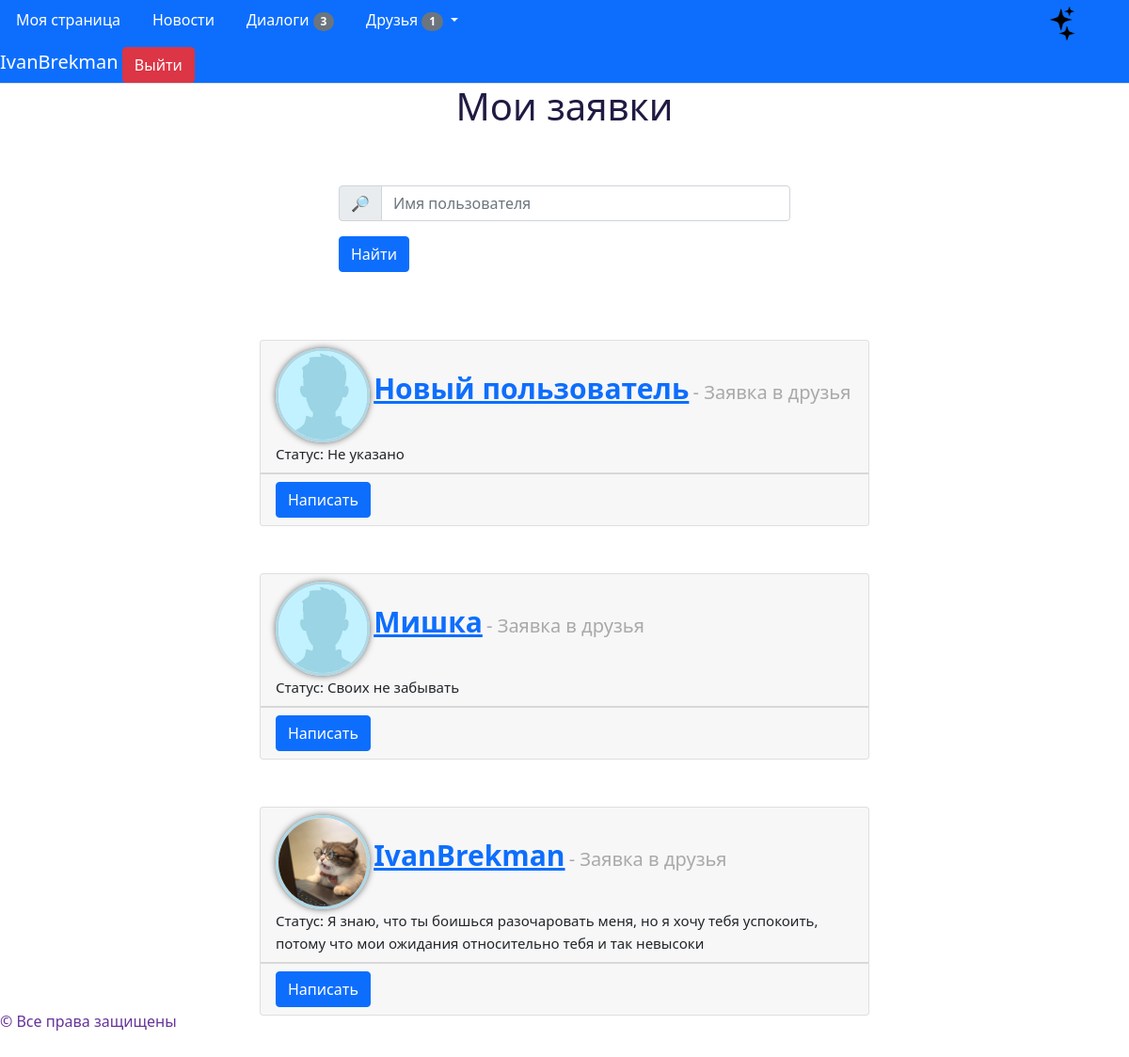
The page /offers/7 (signed in) on the database its author committed.
### data/models/user.py (models this page shows, shortened)
class User(SqlAlchemyBase, UserMixin, SerializerMixin):
    __tablename__ = 'users'
    id = sqlalchemy.Column(sqlalchemy.Integer, primary_key=True, autoincrement=True)
    sid = sqlalchemy.Column(sqlalchemy.String)
    nickname = sqlalchemy.Column(sqlalchemy.String, nullable=False)
    email = sqlalchemy.Column(sqlalchemy.String, nullable=False, unique=True)
    img = sqlalchemy.Column(sqlalchemy.String, default='default')
    status = sqlalchemy.Column(sqlalchemy.String, default='Не указано')
    sex = sqlalchemy.Column(sqlalchemy.String, default='Не указано')
    education = sqlalchemy.Column(sqlalchemy.String, default='Не указано')
    marital_status = sqlalchemy.Column(sqlalchemy.String, default='Не указано')
    birthday = sqlalchemy.Column(sqlalchemy.DateTime, default=dt.datetime(1800, 1, 1))
    about_me = sqlalchemy.Column(sqlalchemy.String, default='Не указано')
    password = sqlalchemy.Column(sqlalchemy.String, nullable=False)
    create_date = sqlalchemy.Column(sqlalchemy.DateTime, default=dt.datetime.utcnow)
    last_seen = sqlalchemy.Column(sqlalchemy.DateTime, default=dt.datetime.utcnow)
    posts = orm.relation("Post", back_populates="user", order_by='desc(Post.create_date)',
                         lazy='subquery')
    rates = orm.relation("PostRate", back_populates="user", lazy='subquery')
    _subscribers = orm.relationship("FriendshipOffer", back_populates='user_to', lazy='dynamic',
                                    primaryjoin='User.id == FriendshipOffer.id_to')
    _offers = orm.relationship('FriendshipOffer', back_populates='user_from', lazy='dynamic',
                               primaryjoin='User.id == FriendshipOffer.id_from')
    _friends = orm.relationship('Friend', lazy='dynamic',
                                primaryjoin='or_(User.id == Friend.id1, User.id == Friend.id2)')
    _unanswered_ss = orm.relationship("FriendshipOffer", back_populates='user_to', lazy='subquery',
                                      primaryjoin='User.id == FriendshipOffer.id_to and not '
                                                  'FriendshipOffer.is_answered')
    dialogs = orm.relationship('Dialog', lazy='subquery',
                               primaryjoin='or_(User.id == Dialog.id1, User.id == Dialog.id2)')
    messages = orm.relationship('Message', back_populates='user_to', lazy='subquery',
                                primaryjoin='User.id == Message.id_to')
    notifications = orm.relationship('Notification', back_populates='user', lazy='dynamic')
    def subscribers(self):
        return [offer.user_from for offer in sorted(self._subscribers, key=lambda o: o.is_answered)]
    def unanswered_subscribers(self):
        return [offer for offer in self._unanswered_ss if not offer.is_answered]
    def offers(self):
        return [offer.user_to for offer in self._offers]
    def friends(self):
        return [friend.user1 if friend.user1 != self else friend.user2 for friend in self._friends]
    def unread_dialogs(self):
        dialogs = {}
        for mes in [message for message in self.messages if not message.is_read]:
            if dialogs.get(mes.id_from):
                dialogs.get(mes.id_from).append(mes)
            else:
                dialogs[mes.id_from] = [mes]
        return dialogs

### main.py (the view)
@app.route('/offers/<int:user_id>', methods=['GET', 'POST'])
@login_required
def offers(user_id):
    session = db_session.create_session()
    user = get_user(session, user_id, check_auth=False)
    users = user.offers()
    form = FindUserForm()
    if form.validate_on_submit():
        if not form.nickname.data:
            return redirect(url_for('offers', user_id=user_id))
        users = list(filter(lambda u: form.nickname.data.lower() in u.nickname.lower(), users))
    return render_template('users_list.html', title='Мои заявки', users=users, form=form,
                           method=request.method, c_user=user)

### app/forms.py
class FindUserForm(FlaskForm):
    nickname = StringField('')
    submit = SubmitField('Найти')

### data/db_session.py (called while the page is built)
def create_session() -> Session:
    global __factory
    assert isinstance(__factory, orm.sessionmaker), f"Wrong type of __factory. Excepted " \
                                                    f"orm.sessionmaker, got {type(__factory)}"
    return __factory()

### main.py (called while the page is built)
def get_user(session, user_id, check_auth=True) -> User:
    user = session.query(User).get(user_id)
    if not user:
        raise ValueError(f'There are no users with id: {user_id}')
    if check_auth and current_user != user:
        raise ValueError(f'User with id {user_id} doesnt match to current_user, but current_page'
                         f' need this math')
    return user

@login_manager.user_loader
def load_user(user_id):
    session = db_session.create_session()
    return session.query(User).get(user_id)

@app.context_processor
def app_context():
    context = {'date': dt.utcnow, 'user_info': get_user_status_info, 'isinstance': isinstance,
               'Post': Post}
    return context

@app.before_request
def before_request():
    if current_user.is_authenticated:
        session = db_session.create_session()
        user = session.query(User).get(current_user.id)
        user.last_seen = dt.utcnow()
        session.commit()
        print(current_user.sid, clients)

@app.after_request
@cross_origin()
def after_request(response):
    response.headers.add('Access-Control-Allow-Origin', '*')
    response.headers.add('Access-Control-Allow-Headers', 'Content-Type,Authorization')
    response.headers.add('Access-Control-Allow-Methods', 'GET,PUT,POST,DELETE,OPTIONS')
    return response

### templates/users_list.html (shortened to what this page needs)
{% extends 'base.html' %}
{% block links %}
    <link rel="stylesheet" href="{{ url_for('static', filename='css/posts_style.css') }}">
{% endblock %}
{% macro friendship_card(user) %}
    {% set info = user_info(c_user, user) %}
    <div id="user_{{ user.id }}" class="card post-card">
        <div class="card-header">
            <img class="author-img round" src="{{ url_for('static', filename='img/users_img/' + user.img + '.jpg') }}" alt="Фотография друга">
            <a href="{{ url_for('home_page', user_id=user.id) }}" style="font-size: 30px"><b>{{ user.nickname }}</b></a>
            <span id="user_{{ user.id }}_status" style="font-size: 20px; color: {{ info['status_style_color'] }}">
                {{ info['status_text'].encode(encoding='utf-8').decode('utf-8') }}
            </span><br>
            <span style="font-size: 15px">Статус: {{ user.status }}</span>
        </div>
        <div id="user_{{ user.id }}_buttons" class="card-footer">
            <a class="btn btn-primary" href="{{ url_for('users_dialog', id_from=c_user.id, id_to=user.id) }}">Написать</a>
        </div>
    </div>
{% endmacro %}
{% block content %}
    <h1>{{ title }}</h1>
    {% include '_find_user_form.html' %}
    {% set users = pagination['users'] if pagination is defined else users %}
    {% if not users %}
        <div class="none">
            {% if method == "GET" %}
                <h1>Отсутствует информация по данной категории</h1>
            {% else %}
                <h1>Друзей с таким никнеймом не найдено</h1>
            {% endif %}
            <img src="{{ url_for('static', filename='img/cat.png') }}" alt="Грустный котик"/>
        </div>
    {% else %}
        <div id="users_friendship_cards">
            {% for user in users %}
                {{ friendship_card(user) }}
            {% endfor %}
        </div>
    {% endif %}
{% endblock %}

### templates/base.html (shortened to what this page needs)
<!DOCTYPE html>
<html lang="en">
<head>
    <link rel="stylesheet"
          href="https://cdn.jsdelivr.net/npm/bootstrap@5.0.0-beta1/dist/css/bootstrap.min.css"
>
    <link rel="stylesheet" href="{{ url_for('static', filename='css/main.css') }}" type="text/css">
    <link rel="stylesheet" href="{{ url_for('static', filename='css/dark.css') }}" type="text/css">
    <link rel="stylesheet" href="{{ url_for('static', filename='css/popup.css') }}" type="text/css">
    {% block links %}{% endblock %}
</head>
<body>
    <header>
        {% block navigation %}
        <div class="nav nav-tabs navbar-light bg-primary" id="nav-tab" role="tablist">
            <a class="nav-item nav-link" style="color: white" id="hom" href="{{ url_for('home_page', user_id=current_user.id) }}"      role="tab" aria-selected="true" >Моя страница</a>
            <a class="nav-item nav-link" style="color: white" id="ind" href="{{ url_for('index') }}"                                   role="tab" aria-selected="false">Новости</a>
            <a class="nav-item nav-link" style="color: white" id="dia" href="{{ url_for('user_dialogs', user_id=current_user.id) }}"   role="tab" aria-selected="false">
                Диалоги
                {% if unm is not defined %}{% set unm = current_user.unread_dialogs()|length %}{% endif %}
                <span id="dialogs_count" class="badge rounded-pill bg-secondary" style="visibility: {% if unm %}visible{% else %}hidden{% endif %}">{{ unm }}</span>
            </a>
            <a class="nav-link dropdown-toggle" style="color: white" data-toggle="dropdown" href="#" role="button" aria-haspopup="true" aria-expanded="false">
                Друзья
                {% set uns = current_user.unanswered_subscribers()|length %}
                <span id="unanswered_subscribers_count1" class="badge rounded-pill bg-secondary" style="visibility: {% if uns %}visible{% else %}hidden{% endif %}">{{ uns }}</span>
            </a>
                    {% set uns = current_user.unanswered_subscribers()|length %}
            <img id="switchTheme" class="nav-item offset-md-6" src="{{ url_for('static', filename='img/star.png') }}" width="50px" height="50px" alt="Темная тема"/>
            <div class="nav-item">
                <span style="font-size: 20px; color: white">{{ current_user.nickname }}</span>
                <a class="btn btn-danger" href="{{ url_for('logout') }}" >Выйти</a>
            </div>
        </div>
        {% endblock %}
    </header>
    <main>
        {% set base = True %}
        {% block content %}{% endblock %}
    </main>
    <footer>
        <span style="color: rebeccapurple;">© Все права защищены</span>
    </footer>
</body>
</html>

### static/css/main.css (style rules this page uses)
h1 { text-align: center; margin-bottom: 5%; }
footer { position: fixed; top: 95%; }

### static/css/dark.css (style rules this page uses)
#switchTheme { display: inline-block; position: relative; }

### static/css/posts_style.css (style rules this page uses)
.post-card { margin-left: 23%; margin-bottom: 50px; width: 54%; }
.round { border-radius: 50px; border: 3px solid lightblue; box-shadow: 0 0 7px #666; }
img.author-img { width: 100px; height: 100px; }

### rows shown on the page
User: nickname "IvanBrekman", img (picture), status_text.encode "- Заявка в друзья", status "Я знаю, что ты боишься разочаровать меня, но я хочу тебя успокоить, потому что мои ожидания относительно тебя и так невысоки"
User: img (placeholder picture), nickname "Новый пользователь", status_text.encode "- Заявка в друзья", status "Не указано"
User: img (placeholder picture), nickname "Мишка", status_text.encode "- Заявка в друзья", status "Своих не забывать"

### other values the page prints
{{ unm }} "3"
{{ uns }} "1"
{{ title }} "Мои заявки"
